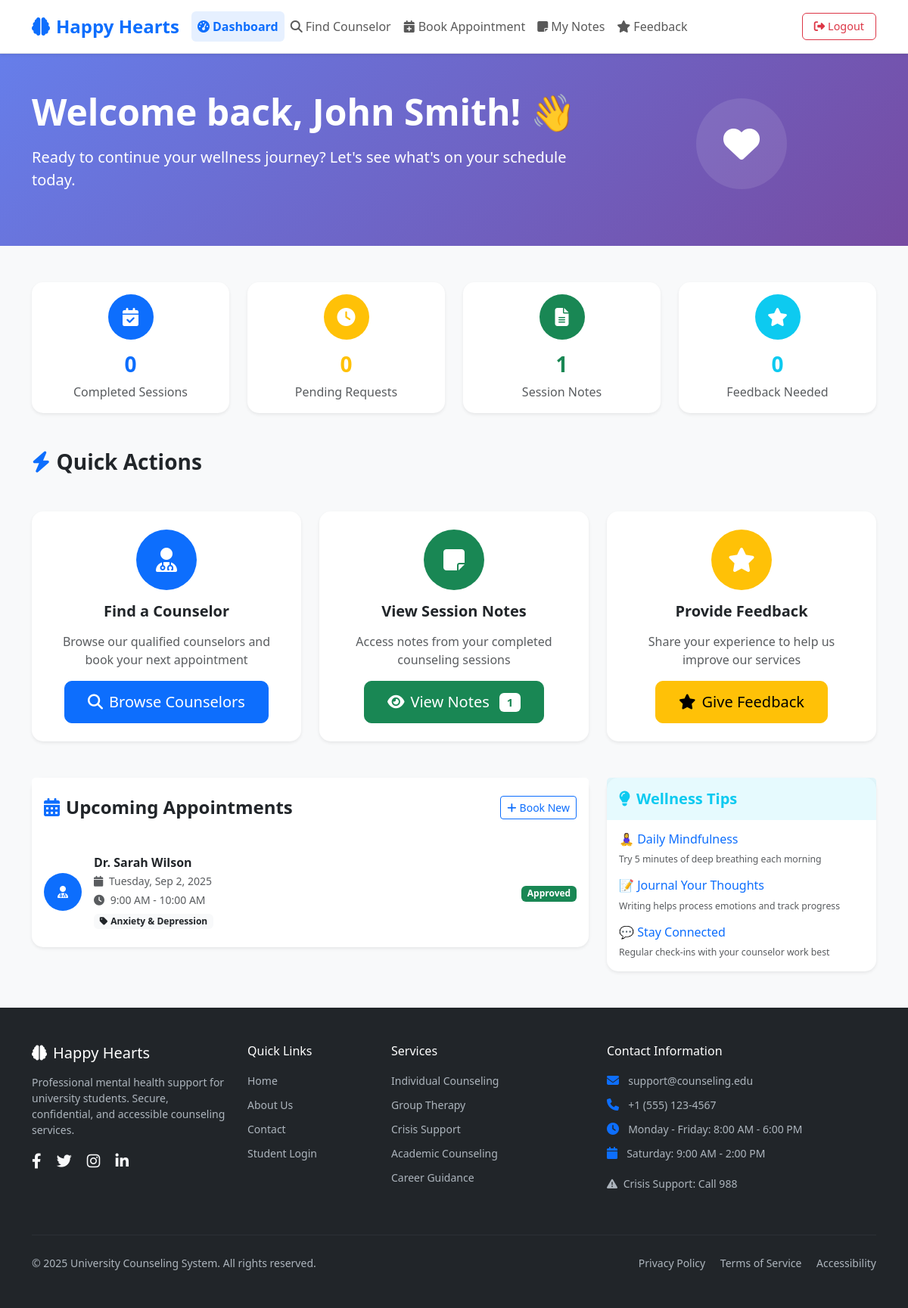
The page /student/dashboard.php (signed in) on the database its author committed.
### tables this page shows
CREATE TABLE appointments (
  id BIGINT AUTO_INCREMENT PRIMARY KEY,
  student_id BIGINT NOT NULL,
  counselor_id BIGINT NOT NULL,
  start_time DATETIME NOT NULL,
  end_time DATETIME NOT NULL,
  status ENUM('PENDING','APPROVED','DECLINED','CANCELLED','COMPLETED') DEFAULT 'PENDING',
  message TEXT,
  created_at TIMESTAMP DEFAULT CURRENT_TIMESTAMP,
  FOREIGN KEY (student_id) REFERENCES users(id),
  FOREIGN KEY (counselor_id) REFERENCES users(id),
  INDEX(counselor_id, start_time),
  INDEX(student_id, start_time)
);

CREATE TABLE users (
  id BIGINT AUTO_INCREMENT PRIMARY KEY,
  role ENUM('STUDENT','COUNSELOR','ADMIN') NOT NULL,
  name VARCHAR(150) NOT NULL,
  email VARCHAR(150) UNIQUE NOT NULL,
  password_hash VARCHAR(255) NOT NULL,
  phone VARCHAR(20),
  created_at TIMESTAMP DEFAULT CURRENT_TIMESTAMP
);

CREATE TABLE counselor_profiles (
  user_id BIGINT PRIMARY KEY,
  specialty VARCHAR(150),
  meeting_mode ENUM('IN_PERSON','VIDEO','PHONE'),
  bio TEXT,
  location VARCHAR(150),
  FOREIGN KEY (user_id) REFERENCES users(id) ON DELETE CASCADE
);

### student/dashboard.php (the view, shortened to what this page needs)
<?php
require_once '../config/db.php';
$stmt = $pdo->prepare("
    SELECT a.*, u.name as counselor_name, cp.specialty, cp.meeting_mode, cp.location
    FROM appointments a
    JOIN users u ON a.counselor_id = u.id
    LEFT JOIN counselor_profiles cp ON u.id = cp.user_id
    WHERE a.student_id = ? AND a.status IN ('PENDING', 'APPROVED')
    AND a.start_time >= NOW()
    ORDER BY a.start_time ASC
    LIMIT 3
");
$stmt->execute([$_SESSION['user_id']]);
$upcoming_appointments = $stmt->fetchAll();
$stmt = $pdo->prepare("SELECT COUNT(*) FROM appointments WHERE student_id = ? AND status = 'COMPLETED'");
$stmt->execute([$_SESSION['user_id']]);
$completed_sessions = $stmt->fetchColumn();
$stmt = $pdo->prepare("SELECT COUNT(*) FROM appointments WHERE student_id = ? AND status = 'PENDING'");
$stmt->execute([$_SESSION['user_id']]);
$pending_appointments = $stmt->fetchColumn();
$stmt = $pdo->prepare("
    SELECT COUNT(*)
    FROM notes n
    JOIN sessions s ON n.session_id = s.id
    JOIN appointments a ON s.appointment_id = a.id
    WHERE a.student_id = ? AND n.visibility = 'PUBLISHED'
");
$stmt->execute([$_SESSION['user_id']]);
$available_notes = $stmt->fetchColumn();
$stmt = $pdo->prepare("
    SELECT s.*, a.start_time, a.end_time, u.name as counselor_name, cp.specialty
    FROM sessions s
    JOIN appointments a ON s.appointment_id = a.id
    JOIN users u ON a.counselor_id = u.id
    LEFT JOIN counselor_profiles cp ON u.id = cp.user_id
    WHERE a.student_id = ? AND a.status = 'COMPLETED'
    AND NOT EXISTS (
        SELECT 1 FROM feedback f
        WHERE f.student_id = a.student_id AND f.session_id = s.id
    )
    ORDER BY a.end_time DESC
    LIMIT 2
");
$stmt->execute([$_SESSION['user_id']]);
$feedback_needed = $stmt->fetchAll();
?>
<!DOCTYPE html>
<html lang="en">
<head>
    <link href="https://cdn.jsdelivr.net/npm/bootstrap@5.3.0/dist/css/bootstrap.min.css" rel="stylesheet">
    <link href="https://cdnjs.cloudflare.com/ajax/libs/font-awesome/6.4.0/css/all.min.css" rel="stylesheet">
    <link href="../assets/css/app.css" rel="stylesheet">
</head>
<body class="bg-light">
    <?php include 'includes/header.php'; ?>
    <div class="bg-gradient-primary text-white py-5">
        <div class="container">
            <div class="row align-items-center">
                <div class="col-lg-8">
                    <h1 class="display-5 fw-bold mb-3">
                        Welcome back, <?= htmlspecialchars($_SESSION['user_name'] ?? 'Student') ?>! 👋
                    </h1>
                    <p class="lead mb-4">Ready to continue your wellness journey? Let's see what's on your schedule today.</p>
                </div>
                <div class="col-lg-4 text-center">
                    <div class="bg-white bg-opacity-10 rounded-circle d-inline-flex align-items-center justify-content-center mb-3" style="width: 120px; height: 120px;">
                        <i class="fas fa-heart text-white" style="font-size: 3rem;"></i>
                    </div>
                </div>
            </div>
        </div>
    </div>
    <div class="container py-5">
        <div class="row g-4 mb-5">
            <div class="col-md-3">
                <div class="card border-0 shadow-sm h-100 text-center hover-lift">
                    <div class="card-body">
                        <div class="bg-primary text-white rounded-circle d-inline-flex align-items-center justify-content-center mb-3" style="width: 60px; height: 60px;">
                            <i class="fas fa-calendar-check fs-4"></i>
                        </div>
                        <h3 class="fw-bold text-primary"><?= $completed_sessions ?></h3>
                        <p class="text-muted mb-0">Completed Sessions</p>
                    </div>
                </div>
            </div>
            <div class="col-md-3">
                <div class="card border-0 shadow-sm h-100 text-center hover-lift">
                    <div class="card-body">
                        <div class="bg-warning text-white rounded-circle d-inline-flex align-items-center justify-content-center mb-3" style="width: 60px; height: 60px;">
                            <i class="fas fa-clock fs-4"></i>
                        </div>
                        <h3 class="fw-bold text-warning"><?= $pending_appointments ?></h3>
                        <p class="text-muted mb-0">Pending Requests</p>
                    </div>
                </div>
            </div>
            <div class="col-md-3">
                <div class="card border-0 shadow-sm h-100 text-center hover-lift">
                    <div class="card-body">
                        <div class="bg-success text-white rounded-circle d-inline-flex align-items-center justify-content-center mb-3" style="width: 60px; height: 60px;">
                            <i class="fas fa-file-alt fs-4"></i>
                        </div>
                        <h3 class="fw-bold text-success"><?= $available_notes ?></h3>
                        <p class="text-muted mb-0">Session Notes</p>
                    </div>
                </div>
            </div>
            <div class="col-md-3">
                <div class="card border-0 shadow-sm h-100 text-center hover-lift">
                    <div class="card-body">
                        <div class="bg-info text-white rounded-circle d-inline-flex align-items-center justify-content-center mb-3" style="width: 60px; height: 60px;">
                            <i class="fas fa-star fs-4"></i>
                        </div>
                        <h3 class="fw-bold text-info"><?= count($feedback_needed) ?></h3>
                        <p class="text-muted mb-0">Feedback Needed</p>
                    </div>
                </div>
            </div>
        </div>
        <div class="row g-4 mb-5">
            <div class="col-12">
                <h3 class="fw-bold mb-4">
                    <i class="fas fa-bolt text-primary me-2"></i>Quick Actions
                </h3>
            </div>
            <div class="col-lg-4">
                <div class="card border-0 shadow-sm h-100 hover-lift">
                    <div class="card-body text-center p-4">
                        <div class="bg-primary text-white rounded-circle d-inline-flex align-items-center justify-content-center mb-3" style="width: 80px; height: 80px;">
                            <i class="fas fa-user-md" style="font-size: 2rem;"></i>
                        </div>
                        <h5 class="fw-bold mb-3">Find a Counselor</h5>
                        <p class="text-muted mb-3">Browse our qualified counselors and book your next appointment</p>
                        <a href="find_counselor.php" class="btn btn-primary btn-lg">
                            <i class="fas fa-search me-2"></i>Browse Counselors
                        </a>
                    </div>
                </div>
            </div>
            <div class="col-lg-4">
                <div class="card border-0 shadow-sm h-100 hover-lift">
                    <div class="card-body text-center p-4">
                        <div class="bg-success text-white rounded-circle d-inline-flex align-items-center justify-content-center mb-3" style="width: 80px; height: 80px;">
                            <i class="fas fa-sticky-note" style="font-size: 2rem;"></i>
                        </div>
                        <h5 class="fw-bold mb-3">View Session Notes</h5>
                        <p class="text-muted mb-3">Access notes from your completed counseling sessions</p>
                        <a href="my_notes.php" class="btn btn-success btn-lg">
                            <i class="fas fa-eye me-2"></i>View Notes
                            <?php if ($available_notes > 0): ?>
                                <span class="badge bg-white text-success ms-2"><?= $available_notes ?></span>
                            <?php endif; ?>
                        </a>
                    </div>
                </div>
            </div>
            <div class="col-lg-4">
                <div class="card border-0 shadow-sm h-100 hover-lift">
                    <div class="card-body text-center p-4">
                        <div class="bg-warning text-white rounded-circle d-inline-flex align-items-center justify-content-center mb-3" style="width: 80px; height: 80px;">
                            <i class="fas fa-star" style="font-size: 2rem;"></i>
                        </div>
                        <h5 class="fw-bold mb-3">Provide Feedback</h5>
                        <p class="text-muted mb-3">Share your experience to help us improve our services</p>
                        <a href="feedback.php" class="btn btn-warning btn-lg">
                            <i class="fas fa-star me-2"></i>Give Feedback
                        </a>
                    </div>
                </div>
            </div>
        </div>
        <div class="row g-4">
            <div class="col-lg-8">
                <div class="card border-0 shadow-sm">
                    <div class="card-header bg-white border-0 py-4">
                        <div class="d-flex justify-content-between align-items-center">
                            <h4 class="fw-bold mb-0">
                                <i class="fas fa-calendar-alt text-primary me-2"></i>Upcoming Appointments
                            </h4>
                            <a href="find_counselor.php" class="btn btn-outline-primary btn-sm">
                                <i class="fas fa-plus me-1"></i>Book New
                            </a>
                        </div>
                    </div>
                    <div class="card-body">
                        <?php if (empty($upcoming_appointments)): ?>
                            <div class="text-center py-4">
                                <i class="fas fa-calendar-times text-muted fs-1 mb-3"></i>
                                <h5 class="text-muted">No upcoming appointments</h5>
                                <p class="text-muted mb-3">Schedule your next session to continue your wellness journey</p>
                                <a href="find_counselor.php" class="btn btn-primary">
                                    <i class="fas fa-calendar-plus me-2"></i>Book Appointment
                                </a>
                            </div>
                        <?php else: ?>
                            <div class="list-group list-group-flush">
                                <?php foreach ($upcoming_appointments as $appointment): ?>
                                    <div class="list-group-item border-0 px-0">
                                        <div class="d-flex align-items-center">
                                            <div class="me-3">
                                                <div class="bg-primary text-white rounded-circle d-flex align-items-center justify-content-center" style="width: 50px; height: 50px;">
                                                    <i class="fas fa-user-md"></i>
                                                </div>
                                            </div>
                                            <div class="flex-grow-1">
                                                <h6 class="mb-1 fw-bold"><?= htmlspecialchars($appointment['counselor_name']) ?></h6>
                                                <p class="mb-1 text-muted small">
                                                    <i class="fas fa-calendar me-1"></i>
                                                    <?= date('l, M j, Y', strtotime($appointment['start_time'])) ?>
                                                </p>
                                                <p class="mb-1 text-muted small">
                                                    <i class="fas fa-clock me-1"></i>
                                                    <?= date('g:i A', strtotime($appointment['start_time'])) ?> -
                                                    <?= date('g:i A', strtotime($appointment['end_time'])) ?>
                                                </p>
                                                <?php if ($appointment['specialty']): ?>
                                                    <span class="badge bg-light text-dark">
                                                        <i class="fas fa-tag me-1"></i><?= htmlspecialchars($appointment['specialty']) ?>
                                                    </span>
                                                <?php endif; ?>
                                            </div>
                                            <div class="text-end">
                                                <span class="badge <?= $appointment['status'] === 'APPROVED' ? 'bg-success' : 'bg-warning' ?>">
                                                    <?= ucfirst(strtolower($appointment['status'])) ?>
                                                </span>
                                            </div>
                                        </div>
                                    </div>
                                <?php endforeach; ?>
                            </div>
                        <?php endif; ?>
                    </div>
                </div>
            </div>
            <div class="col-lg-4">
                <div class="card border-0 shadow-sm">
                    <div class="card-header bg-info bg-opacity-10 border-0 py-3">
                        <h5 class="fw-bold mb-0 text-info">
                            <i class="fas fa-lightbulb me-2"></i>Wellness Tips
                        </h5>
                    </div>
                    <div class="card-body">
                        <div class="small">
                            <div class="mb-3">
                                <h6 class="text-primary">🧘‍♀️ Daily Mindfulness</h6>
                                <p class="text-muted small mb-0">Try 5 minutes of deep breathing each morning</p>
                            </div>
                            <div class="mb-3">
                                <h6 class="text-primary">📝 Journal Your Thoughts</h6>
                                <p class="text-muted small mb-0">Writing helps process emotions and track progress</p>
                            </div>
                            <div>
                                <h6 class="text-primary">💬 Stay Connected</h6>
                                <p class="text-muted small mb-0">Regular check-ins with your counselor work best</p>
                            </div>
                        </div>
                    </div>
                </div>
            </div>
        </div>
    </div>
    <?php include '../includes/footer.php'; ?>
</body>
</html>

### student/dashboard.php (style rules this page uses)
.bg-gradient-primary { background: linear-gradient(135deg, #667eea 0%, #764ba2 100%); }
.hover-lift { transition: transform 0.2s ease-in-out; }
.card { border-radius: 15px; }
.btn-lg { border-radius: 10px; padding: 12px 30px; }
.list-group-item:last-child { border-bottom: none !important; }
.badge { font-size: 0.75em; }

### rows shown on the page
appointments: counselor.name "Dr. Sarah Wilson", start_time "Tuesday, Sep 2, 2025", start_time "9:00 AM", end_time "10:00 AM", counselor_profiles.specialty "Anxiety & Depression", status "Approved"

### other values the page prints
$_SESSION['user_name'] "John Smith"
$completed_sessions "0"
$pending_appointments "0"
$available_notes "1"
count($feedback_needed) "0"
